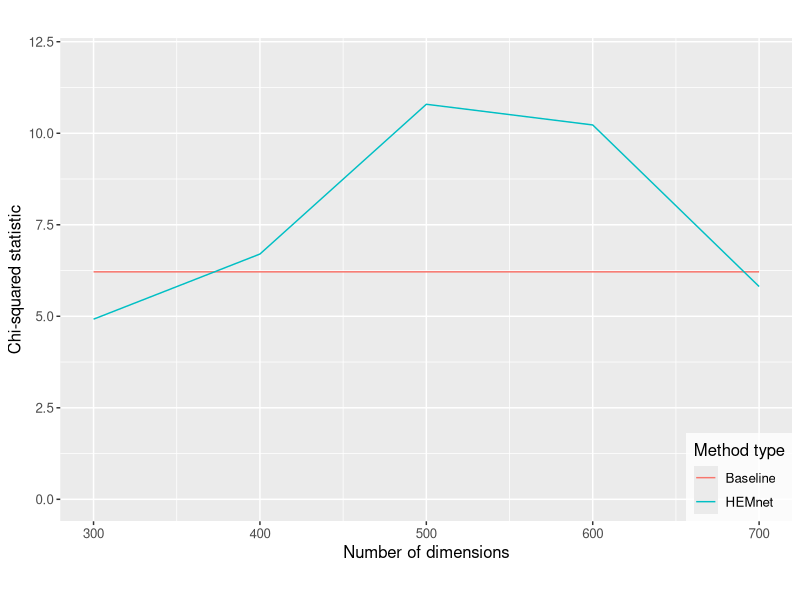
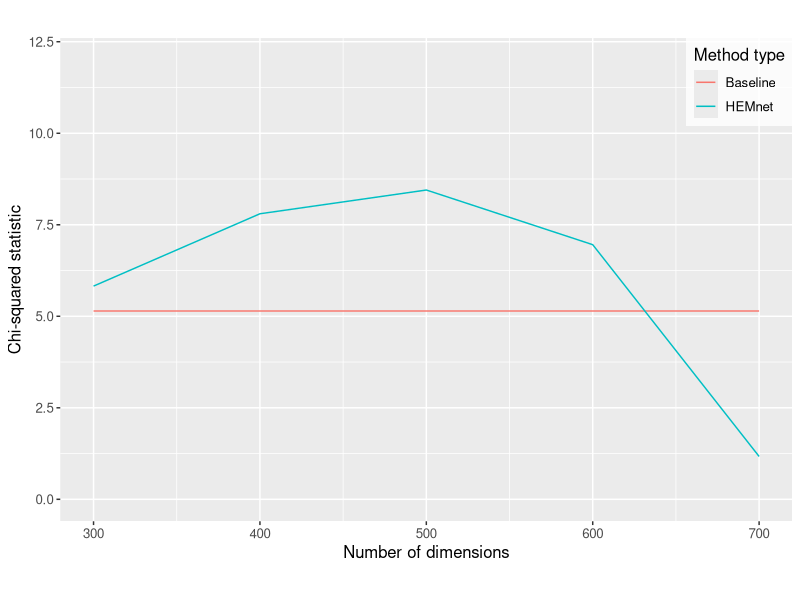

Generate these figures, in order, with R:
library(ggplot2)

# Plot the SCC data points.
df <- data.frame(chi=c(4.921097, 6.700698, 10.79155, 10.22641, 5.812572,
    6.214136, 6.214136, 6.214136, 6.214136, 6.214136), num_dim=c(300, 400, 500,
    600, 700), meth=c('HEMnet', 'HEMnet', 'HEMnet', 'HEMnet', 'HEMnet', 
    'Baseline', 'Baseline', 'Baseline', 'Baseline', 'Baseline'))

pl <- ggplot(data=df, aes(x=num_dim, y=chi, group=meth)) + geom_line(aes(
    color=meth)) + labs(x='Number of dimensions', y='Chi-squared statistic',
colour='Method type') + ylim(0, 12) + xlim(300, 700) + theme(aspect.ratio=0.66,
    text=element_text(size=12), legend.justification=c(1,0),
    legend.position=c(1,0), legend.background = element_rect(fill=alpha(
        'white', 0.8)))

ggsave(filename='./results/scc_sensitivity.pdf', plot=pl, width=5, height=3.3)

# Plot the non-sq nsclc data points.
df <- data.frame(chi=c(5.824815, 7.800769, 8.449226, 6.95555, 1.170268,
    5.143644, 5.143644, 5.143644, 5.143644, 5.143644), num_dim=c(300, 400, 500,
    600, 700), meth=c('HEMnet', 'HEMnet', 'HEMnet', 'HEMnet', 'HEMnet',
    'Baseline', 'Baseline', 'Baseline', 'Baseline', 'Baseline'))

pl <- ggplot(data=df, aes(x=num_dim, y=chi, group=meth)) + geom_line(aes(
    color=meth)) + labs(x='Number of dimensions', y='Chi-squared statistic',
colour='Method type') + ylim(0, 12) + xlim(300, 700) + theme(aspect.ratio=0.66,
    text=element_text(size=12), legend.justification=c(1,1),
    legend.position=c(1,1), legend.background = element_rect(fill=alpha(
        'white', 0.8)))

ggsave(filename='./results/nonsq_sensitivity.pdf', plot=pl, width=5, height=3.3)